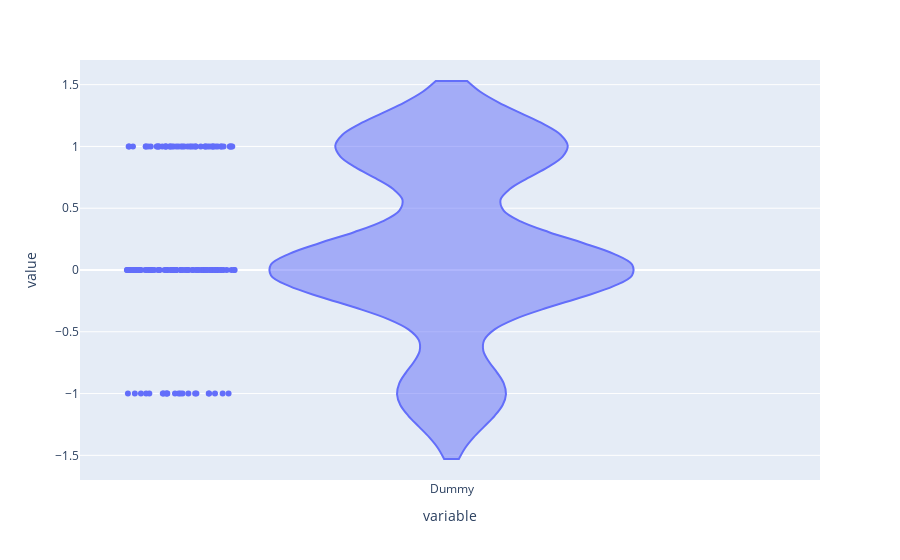

Write notebook code for a chart like this one.
### Code cell
px.violin(predict - y_test, points='all')

### Figure 1 — Plotly figure (JSON) as saved in the notebook; plotly's stock layout.template omitted (floating-point values rounded to 4 significant figures; data arrays with more than 128 entries replaced by an {"elided": "..."} marker saying what was removed)
{"data": [{"alignmentgroup": "True", "box": {"visible": false}, "hovertemplate": "variable=%{x}<br>value=%{y}<extra></extra>", "legendgroup": "", "marker": {"color": "#636efa"}, "name": "", "offsetgroup": "", "orientation": "v", "points": "all", "scalegroup": "True", "showlegend": false, "type": "violin", "x": {"elided": "143 str values"}, "x0": " ", "xaxis": "x", "y": {"elided": "143 int values"}, "y0": " ", "yaxis": "y"}], "layout": {"legend": {"tracegroupgap": 0}, "margin": {"t": 60}, "violinmode": "group", "xaxis": {"anchor": "y", "domain": [0, 1], "title": {"text": "variable"}}, "yaxis": {"anchor": "x", "domain": [0, 1], "title": {"text": "value"}}}}
